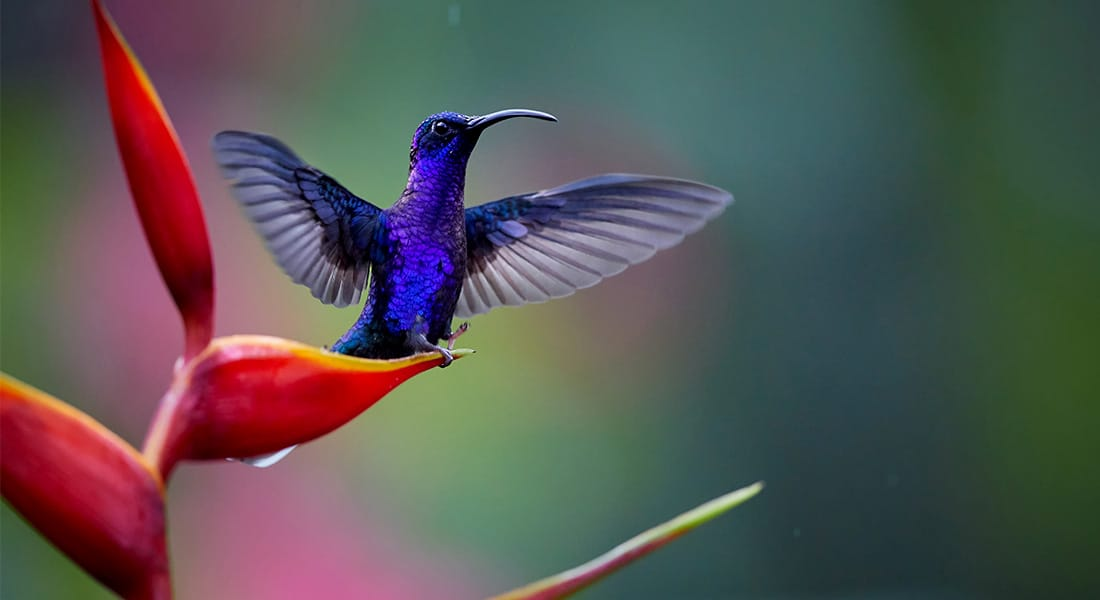
%> input picture bird.jpg, 1100 x 600 px
$ octave grad_gray.m   (GNU Octave 9; MATLAB toolbox functions it lacks are replaced by stand-ins)
%> lines starting %> are read from the running program, lines starting %| are printed output that depends on the picture; in (x1, y1, x2, y2) boxes, pixels count from 0 and x2, y2 are one past the last pixel; in counts of white or black regions, pixels touching at a corner belong together; the program's own positions count from 1
img=imread("bird.jpg");
%> img is the input picture: size 600x1100x3 uint8; mean R, G, B 88, 85.3, 83.8
% imshow(img);
img1=imresize(img,[128 64]);
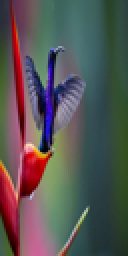
%> img1: size 128x64x3 uint8 (shown 2 times larger); mean R, G, B 88, 85.3, 83.8
% imshow(img_resize);
tommy=rgb2gray(img1);
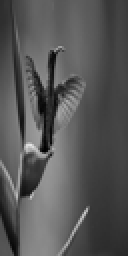
%> tommy: size 128x64 uint8 (shown 2 times larger); min 0, max 230, mean 86

gradientx=zeros(128,64,'double');
gradienty=zeros(128,64,'double');
for i=1:128
    for j=1:64
        if (i==1)
            gradientx(i,j)=tommy(i+1,j)-255;
        elseif (i==128)
            gradientx(i,j)=255-tommy(i-1,j);
        else
            gradientx(i,j)=(tommy(i+1,j)-tommy(i-1,j));
        end

        if (j==1)
            gradienty(i,j)=255-tommy(i,j+1);

        elseif (j==64)
            gradienty(i,j)=-255+tommy(i,j-1);
        else
            gradienty(i,j)=(tommy(i,j-1)-tommy(i,j+1));
        end
    end
end
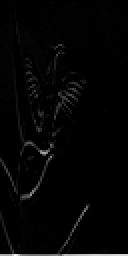
%> gradientx: size 128x64 double (shown 2 times larger); min 0, max 242, mean 4.3
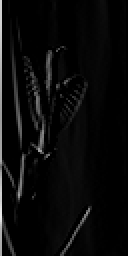
%> gradienty: size 128x64 double (shown 2 times larger); min 0, max 236, mean 9.8

finalgrad=zeros(128,64,'double');
for i=1:128
    for j=1:64
        finalgrad(i,j)=calc_grad(gradientx(i,j),gradienty(i,j));
    end
end
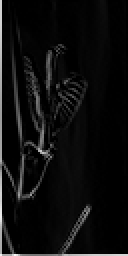
%> finalgrad: size 128x64 double (shown 2 times larger); min 0, max 248, mean 13.2
imshow(img);pause(3);
imshow(tommy);pause(3);
imshow(gradientx);pause(3);
%> after `imshow(gradientx)`:
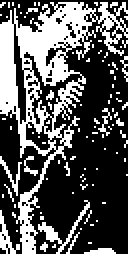
%> displayed picture: size 128x64, on the screen's scale of 0 to 255 (shown 2 times larger); 35% white; 92 white regions (88 under 20 px), largest, box (x1, y1, x2, y2) and area: (0, 1, 64, 128) 2480, (0, 78, 11, 98) 52, (49, 54, 56, 68) 29, (12, 78, 19, 88) 26
imshow(gradienty);pause(3);
imshow(finalgrad);
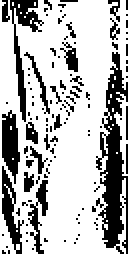
%> displayed picture: size 128x64, on the screen's scale of 0 to 255 (shown 2 times larger); 71.6% white; 117 black regions (104 under 20 px), largest, box (x1, y1, x2, y2) and area: (48, 26, 64, 127) 795, (5, 0, 22, 61) 276, (1, 55, 10, 92) 218
